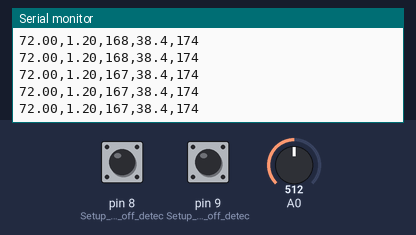
Bench run of a sketch on a simulated Arduino Uno, built with avr-gcc and run on an emulated ATmega328P. Parts: the last lines printed to the serial monitor. Inputs (shaded band) come from the test bench; at power-on: A0 = 512, pin 8 (Setup_for_leads_off_detec) LOW, pin 9 (Setup_for_leads_off_detec) LOW.

Above: at 6.4 s.
6.5 s: A0 set to 126
At 7.6 s:
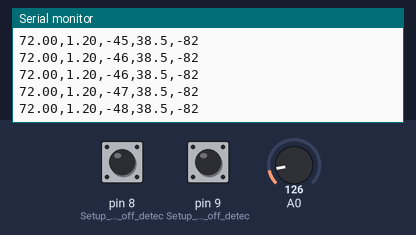
12.6 s: A0 set to 199
At 13.5 s:
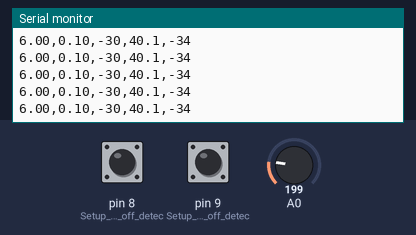
15.6 s: A0 set to 216
At 16.7 s:
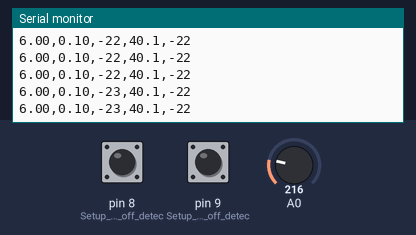
Timing chart, 0 to 18.6 s (numbered marks = the images above; inputs shaded):
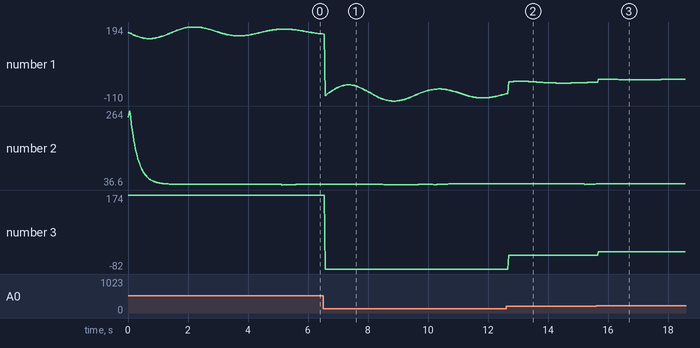

Measured:
- after the input at 15.6 s, the serial monitor: prints a new line after 0.08 s (image 3)
- plotted number 1: -32 → -22 after the input at 15.6 s
- plotted number 3: -34 → -22 after the input at 15.6 s

The sketch:

m_module_chebyshev.ino
```cpp
/*
 * VARIABLES
 * count: variable to hold count of rr peaks detected in 10 seconds
 * flag: variable that prevents multiple rr peak detections in a single heatbeat
 * hr: HeartRate (initialised to 72)
 * hrv: Heart Rate variability (takes 10-15 seconds to stabilise)
 * instance1: instance when heart beat first time
 * interval: interval between second beat and first beat
 * timer: variable to hold the time after which hr is calculated
 * value: raw sensor value of output pin
 * filteredValue: ECG value after Chebyshev notch filter
 * samplingRate: calculated sampling rate in Hz
 * lastSampleTime: for sampling rate calculation
 * sampleCount: for sampling rate calculation
 */

long instance1=0, timer;
double hrv =0, hr = 72, interval = 0;
int value = 0, count = 0;
bool flag = 0;
#define shutdown_pin 10
#define threshold 100 // to identify R peak
#define timer_value 10000 // 10 seconds timer to calculate hr

// Chebyshev Notch Filter variables (50Hz/60Hz removal)
#define FILTER_ORDER 2
#define SAMPLING_FREQ 500 // Assumed sampling frequency in Hz (adjust based on your system)
#define NOTCH_FREQ 50     // 50Hz notch filter (change to 60Hz if needed)
float xv[FILTER_ORDER+1]; // Input buffer
float yv[FILTER_ORDER+1]; // Output buffer

// Filter coefficients for 2nd order Chebyshev notch filter (50Hz notch, 500Hz sampling)
// These coefficients create a -40dB notch at 50Hz with 2Hz bandwidth
float a[FILTER_ORDER+1] = {1, -1.987, 0.990};  // Denominator coefficients
float b[FILTER_ORDER+1] = {0.995, -1.987, 0.995}; // Numerator coefficients

int filteredValue = 0;  // Filtered ECG value
float samplingRate = 0;  // Calculated sampling rate in Hz
unsigned long lastSampleTime = 0;
unsigned long sampleCount = 0;
unsigned long sampleTimer = 0;

void setup() {
  Serial.begin(9600);
  pinMode(8, INPUT); // Setup for leads off detection LO +
  pinMode(9, INPUT); // Setup for leads off detection LO -

  // Initialize filter buffers
  for(int i=0; i<=FILTER_ORDER; i++) {
    xv[i] = 0;
    yv[i] = 0;
  }

  lastSampleTime = micros();
  sampleTimer = millis();
}

void loop() {
  if((digitalRead(8) == 1)||(digitalRead(9) == 1)){
    Serial.println("leads off!");
    digitalWrite(shutdown_pin, LOW); //standby mode
    instance1 = micros();
    timer = millis();
  }
  else {
    digitalWrite(shutdown_pin, HIGH); //normal mode
    value = analogRead(A0);
    value = map(value, 250, 400, 0, 100); //to flatten the ecg values a bit

    // Apply Chebyshev Notch Filter
    xv[0] = xv[1];
    xv[1] = xv[2];
    xv[2] = (float)value / 100.0;  // Normalize input

    // Calculate filter output
    yv[0] = yv[1];
    yv[1] = yv[2];
    yv[2] = (b[0]*xv[2] + b[1]*xv[1] + b[2]*xv[0]
           - a[1]*yv[1] - a[2]*yv[0]);

    filteredValue = (int)(yv[2] * 100);  // Denormalize output

    // Calculate sampling rate
    sampleCount++;
    unsigned long currentTime = micros();
    unsigned long timeDiff = currentTime - lastSampleTime;

    if (timeDiff > 0) {
      float instantRate = 1000000.0 / timeDiff;
      // Smooth the sampling rate with low-pass filter
      samplingRate = samplingRate * 0.9 + instantRate * 0.1;
    }
    lastSampleTime = currentTime;

    // Display sampling rate every 5 seconds
    if (millis() - sampleTimer > 5000) {
      Serial.print("Sampling Rate: ");
      Serial.print(samplingRate, 1);
      Serial.println(" Hz");
      sampleTimer = millis();
    }

    // Use filteredValue for R peak detection instead of raw value
    if((filteredValue > threshold) && (!flag)) {
      count++;
      Serial.println("in");
      flag = 1;
      interval = micros() - instance1; //RR interval
      instance1 = micros();
    }
    else if((filteredValue < threshold)) {
      flag = 0;
    }

    if ((millis() - timer) > 10000) {
      hr = count*6;
      timer = millis();
      count = 0;
    }

    hrv = hr/60 - interval/1000000;

    // Print filtered value instead of raw value
    Serial.print(hr);
    Serial.print(",");
    Serial.print(hrv);
    Serial.print(",");
    Serial.print(filteredValue);
    Serial.print(",");
    Serial.print(samplingRate, 1);
    Serial.print(",");
    Serial.println(value);  // Optional: still print raw value for comparison

    delay(1);
  }
}
```
